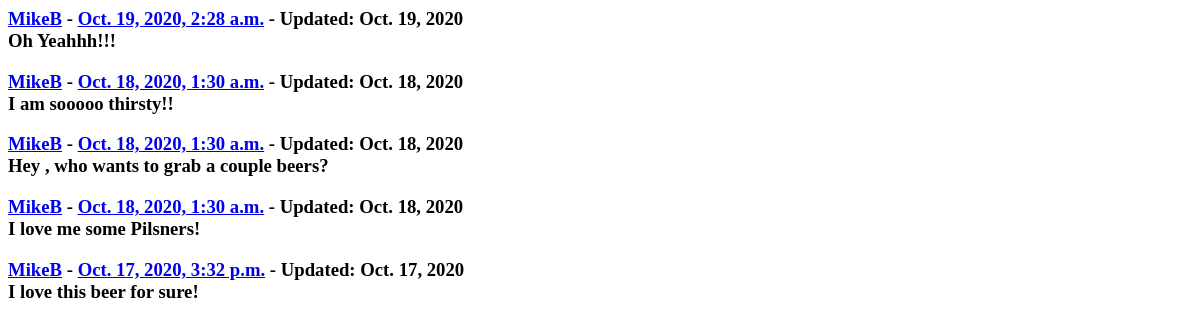
The app's page /user_posts/ (signed in), older data.
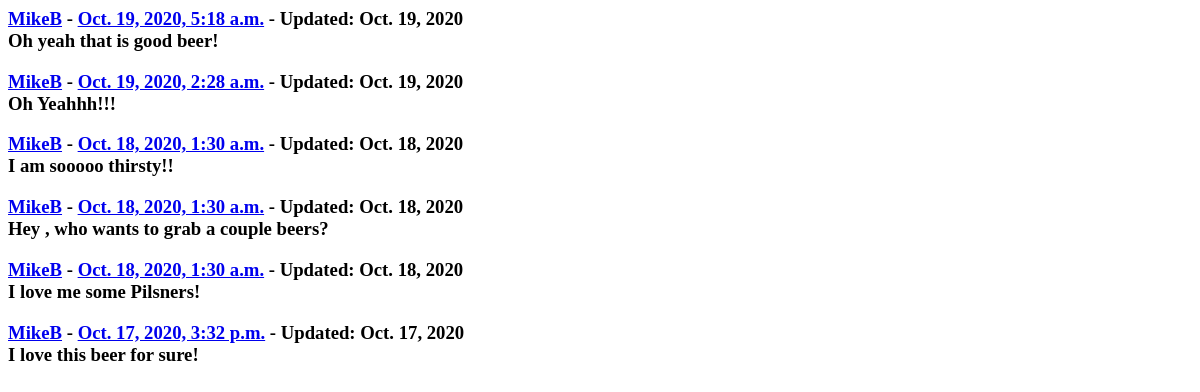
The same page, newer data.
### microbrewforyou_app/models.py (models this page shows, shortened)
class Posts(models.Model):
    author = models.ForeignKey(
        CustomUser, on_delete=models.CASCADE, related_name='author')
    body = models.TextField(max_length=280)
    postTime = models.DateTimeField(default=timezone.now)
    lastUpdated = models.DateField(auto_now=True)

class CustomUser(AbstractUser):
    bio = models.CharField(max_length=280, default='')
    user_image = models.ImageField(
        upload_to='images/', blank=True)
    users_following = models.ManyToManyField(
        "self", symmetrical=False, related_name='CustomUser')
    fav_breweries = models.ManyToManyField(
        "Breweries", symmetrical=False,
        related_name='fav_breweries', blank=True)
    fav_brewtypes = models.ManyToManyField(
        "BrewTypes", symmetrical=False,
        related_name='fav_brewtypes', blank=True)
    address = models.CharField(max_length=280)
    city = models.CharField(max_length=50)
    state = models.CharField(max_length=50)
    user_since = models.DateTimeField(default=timezone.now)
    REQUIRED_FIELDS = ['first_name', 'bio', 'address', 'city', 'state']
    def __str__(self):
        return self.username

### microbrewforyou_app/views.py (the view)
class UserPostListView(View):
    def get(self, request):
        user_posts = Posts.objects.filter(
            author=request.user).order_by('postTime').reverse()
        return render(
            request, "user_posts.html",
            {"user_posts": user_posts}
        )

### templates/user_posts.html (shortened to what this page needs)
{% for post in user_posts %}
        <h3>
        <span class="small"
            ><a  class="custom_link" href="/user/{{ post.author.id }}/">{{ post.author }}</a> -
            <a  class="custom_link" href="/post/{{ post.id }}/">{{post.postTime}}</a></span
        ><span class="small"
            > - Updated: {{ post.lastUpdated }}</a></span><br />
        {{ post.body }}
        </h3>
{% endfor %}

Row changes from the older to the newer data that the page shows:
added Posts: author "MikeB", postTime "Oct. 19, 2020, 5:18 a.m.", lastUpdated "Oct. 19, 2020", body "Oh yeah that is good beer!"
